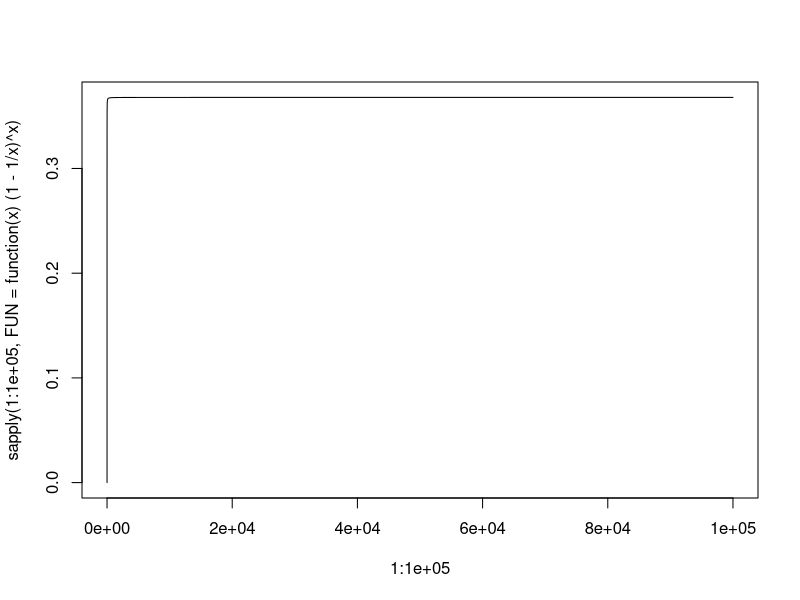

The R script that drew this image: (Note: this script raises an error after producing the figure.)
## ---- chunk 1
knitr::opts_chunk$set(echo = TRUE)
## ---- chunk 2
    plot(1:100000,sapply(1:100000,FUN=function(x) (1-1/x)^x), type="l")
## ---- chunk 3
    set.seed(927)
    store <- rep(NA,10000)
    for (i in 1:10000){
      store[i]=sum(sample(1:100,rep=TRUE)==4)>0
    }
    mean(store)
## ---- chunk 4
set.seed(927)
data(Default,package="ISLR")
head(Default)
## ---- chunk 5
    log.mod <- glm(default ~ income + balance, data=Default, family=binomial)
## ---- chunk 6
    run.validation <- function() {
      n<-nrow(Default)
      train.inds <- sample(n,n*.5,replace=FALSE) #i
      valid.mod <- glm(default ~ income + balance, data=Default, subset=train.inds, family=binomial) #ii
      valid.pred <- ifelse(predict(valid.mod, Default[-train.inds,], type="response")>.5,"Yes","No") #iii
      mean(valid.pred == Default$default[-train.inds]) #iv
    }
    run.validation()
## ---- chunk 7
    for(i in 1:3){
      print(run.validation())
    }
## ---- chunk 8
    for(i in 1:4){
      n<-nrow(Default)
      train.inds <- sample(n,n*.5,replace=FALSE) #i
      valid.mod <- glm(default ~ income + balance + student, data=Default, subset=train.inds, family=binomial) #ii
      valid.pred <- ifelse(predict(valid.mod, Default[-train.inds,], type="response")>.5,"Yes","No") #iii
      print(mean(valid.pred == Default$default[-train.inds])) #iv
    }
## ---- chunk 9
    summary(valid.mod)
## ---- chunk 10
set.seed(927)
data(Default,package="ISLR")
head(Default)
## ---- chunk 11
    glm.mod <- glm(default ~ income + balance, data=Default, family=binomial)
    summary(glm.mod)
## ---- chunk 12
    require(boot)
    boot.fn <- function(data.set, inds) {
      glm.mod <- glm(default ~ income + balance, data=data.set, subset=inds, family=binomial)
      coef(glm.mod)
    }
## ---- chunk 13
    boot(Default, boot.fn,R=1000)
## ---- chunk 14
data(Weekly,package="ISLR")
## ---- chunk 15
    all.data <- glm(Direction ~ Lag1 + Lag2, data=Weekly, family=binomial)
## ---- chunk 16
    sans.first <- glm(Direction ~ Lag1 + Lag2, data=Weekly[-1,], family=binomial)
## ---- chunk 17
    (pred<-ifelse(predict(sans.first, Weekly[1,],type="response") > .5,"Up","Down"))
    pred == Weekly$Direction[1]
## ---- chunk 18
    errs <- double(nrow(Weekly))
    for(i in 1:nrow(Weekly)){
      i.mod<-glm(Direction ~ Lag1 + Lag2, data=Weekly[-i,], family=binomial)
      pred<-ifelse(predict(i.mod,Weekly[i,],type="response")>.5,"Up","Down")
      errs[i] <- pred != Weekly[i,]$Direction
    }
## ---- chunk 19
    mean(errs)
## ---- chunk 20
    set.seed(1)
    x<-rnorm(100)
    y <- x-2*x^2 + rnorm(100)
## ---- chunk 21
    plot(x,y)
## ---- chunk 22
    simulated <- data.frame(x,y)
    cv.est <- double(4)
    set.seed(927)
    for (i in 1:4){
      cv.mod <- glm(y ~ poly(x,degree=i), data=simulated)
      cv.err <- cv.glm(simulated, cv.mod)
      cv.est[i] <- cv.err$delta[1]
    }
    cv.est
## ---- chunk 23
    simulated <- data.frame(x,y)
    cv.est <- double(4)
    set.seed(1)
    for (i in 1:4){
      cv.mod <- glm(y ~ poly(x,degree=i), data=simulated)
      cv.err <- cv.glm(simulated, cv.mod)
      cv.est[i] <- cv.err$delta[1]
    }
    cv.est
## ---- chunk 24
    sums <- list(4)
    for (i in 1:4){
      cv.mod <- glm(y ~ poly(x,degree=i), data=simulated)
      sums[[i]] <- summary(cv.mod)$coefficients
    }
    sums
## ---- chunk 25
data(Boston, package="MASS")
head(Boston)
## ---- chunk 26
    (mu.hat <- mean(Boston$medv))
## ---- chunk 27
    (mu.hat.se <- sd(Boston$medv)/sqrt(nrow(Boston)))
## ---- chunk 28
    set.seed(927)
    (mu.hat.boot<-boot(Boston$medv, function(x,i) mean(x[i]) , R=10000))
## ---- chunk 29
    boot.ci(mu.hat.boot,type="norm")
## ---- chunk 30
    (mu.med <- median(Boston$medv))
## ---- chunk 31
    (mu.med.boot <- boot(Boston$medv, function(x,i) median(x[i]), R=10000))
    boot.ci(mu.med.boot,type="norm")
## ---- chunk 32
    quantile(Boston$medv,probs=.1)
## ---- chunk 33
    boot(Boston$medv, function(x,i) quantile(x[i],probs=.1), R=10000)
